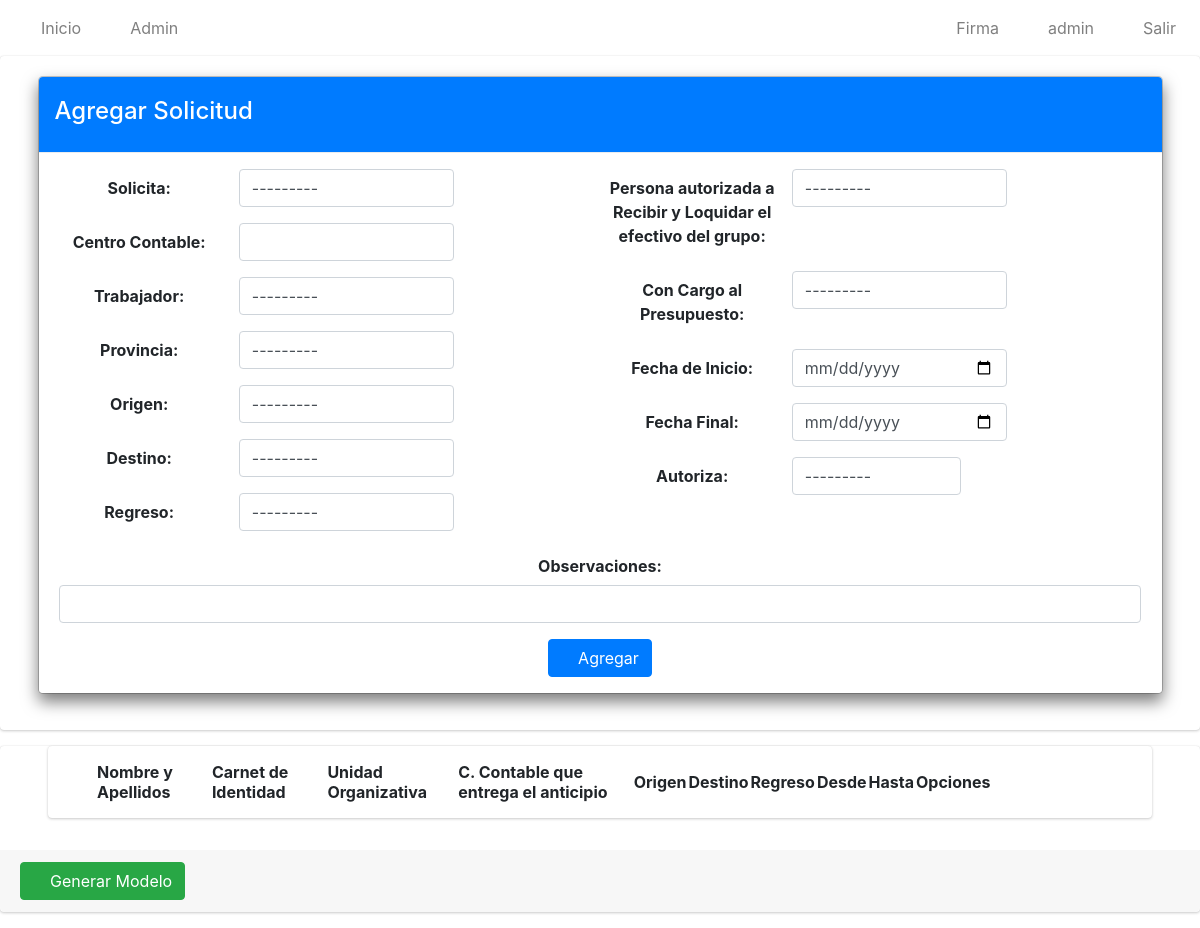
Before: /crear_solicitud/ (signed in) with the older database file.
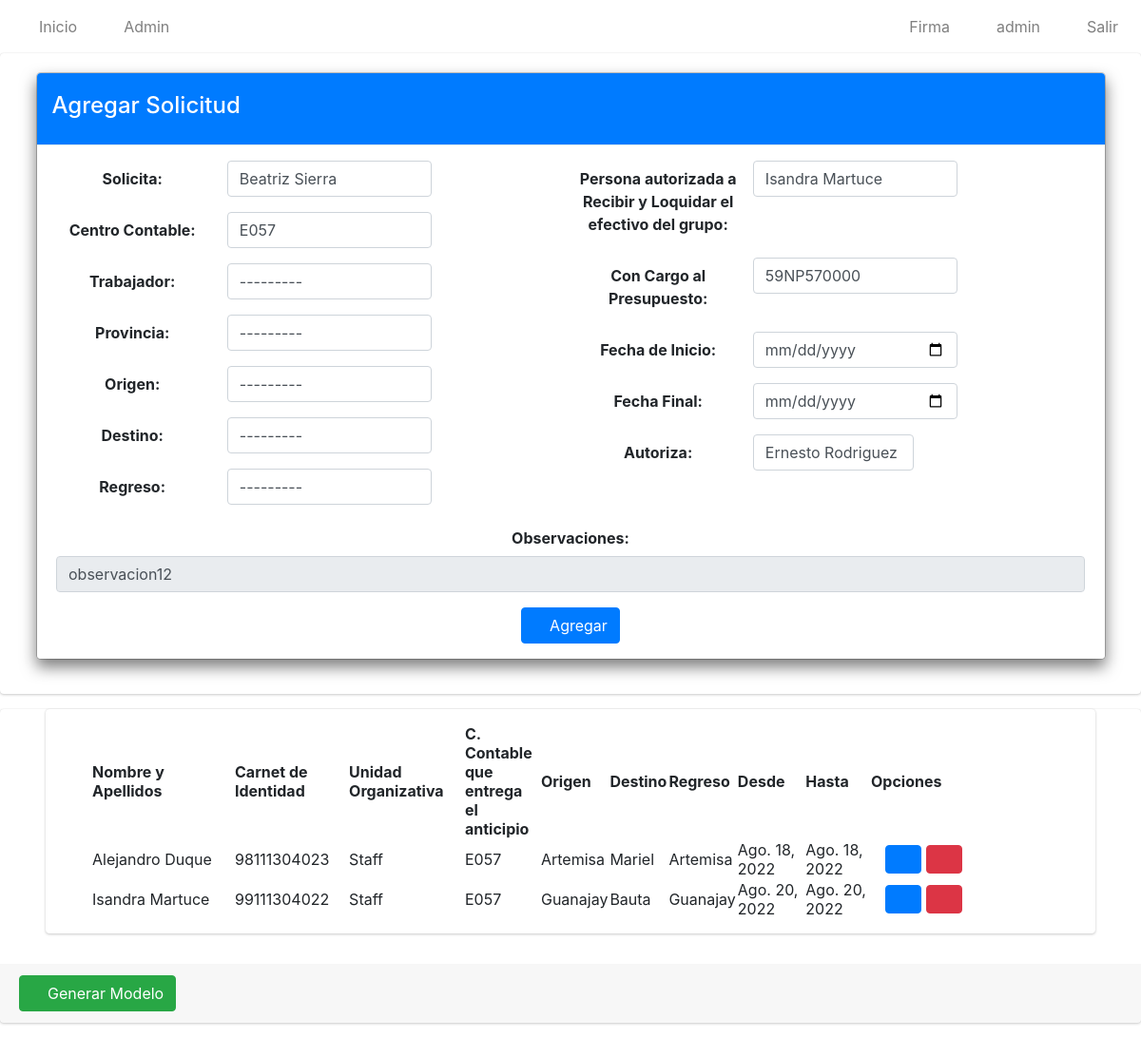
After: the same page with the newer database file.
### app/models.py (models this page shows, shortened)
class Solicitante(models.Model):
    usuario=models.ForeignKey(User, on_delete=models.CASCADE)
    permiso=models.CharField(max_length=100)
    unidad_organizativa=models.ForeignKey(Unidad_Organizativa, on_delete=models.CASCADE)
    def __str__(self):
        return self.usuario.first_name+' '+self.usuario.last_name

class Solicitud(models.Model):
    numero=models.IntegerField()
    solicitante=models.ForeignKey(Solicitante, on_delete=models.CASCADE)
    trabajador=models.ForeignKey(Trabajador, on_delete=models.CASCADE)
    unidad_organizativa=models.ForeignKey(Unidad_Organizativa, on_delete=models.CASCADE)
    c_contable=models.CharField(max_length=4)
    provincia=models.ForeignKey(Provincia, on_delete=models.CASCADE)
    origen=models.ForeignKey(Municipio, on_delete=models.CASCADE, related_name='municipio_origen')
    destino=models.ForeignKey(Municipio, on_delete=models.CASCADE, related_name='municipio_destino')
    regreso=models.ForeignKey(Municipio, on_delete=models.CASCADE, related_name='municipio_regreso')
    fecha_inicio=models.DateField()
    fecha_final=models.DateField()
    parleg=models.ForeignKey(PARLEG, on_delete=models.CASCADE)
    cargo_presupuesto=models.ForeignKey(Cargo_al_Presupuesto, on_delete=models.CASCADE)
    autoriza=models.ForeignKey(Autoriza, on_delete=models.CASCADE)
    estado=models.CharField(max_length=20)
    observaciones=models.CharField(max_length=500)
    class Meta:
        verbose_name="Solicitud"
        verbose_name_plural="Solicitudes"

class PARLEG(models.Model):
    trabajador=models.ForeignKey(Trabajador, on_delete=models.CASCADE)
    def __str__(self):
        return self.trabajador.usuario.first_name+' '+self.trabajador.usuario.last_name

class Trabajador(models.Model):
    usuario=models.OneToOneField(User, on_delete=models.CASCADE)
    ci=models.CharField(max_length=11, unique=True)
    def __str__(self):
            return self.usuario.first_name+' '+self.usuario.last_name
    class Meta:
        verbose_name = "Trabajador"
        verbose_name_plural = "Trabajadores"

class Cargo_al_Presupuesto(models.Model):
    cuenta=models.CharField(max_length=20)
    def __str__(self):
        return self.cuenta

class Autoriza(models.Model):
    usuario=models.OneToOneField(User, on_delete=models.CASCADE)
    def __str__(self):
        return self.usuario.first_name+' '+self.usuario.last_name

class Unidad_Organizativa(models.Model):
    nombre=models.CharField(max_length=100)
    def __str__(self):
        return self.nombre
    class Meta:
        verbose_name="Unidad Organizativa"
        verbose_name_plural="Unidades Organizativas"

class Municipio(models.Model):
    nombre=models.CharField(max_length=30)
    provincia=models.ForeignKey(Provincia, on_delete=models.CASCADE)
    def __str__(self):
        return self.nombre
    class Meta:
        verbose_name="Municipio"
        verbose_name_plural="Municipios"

### app/views.py (the view, shortened to what this page needs)
# urls.py: path('crear_solicitud/', SolicitudCreateView.as_view(), name='crear_solicitud'),
class SolicitudCreateView(CreateView):
    model=Solicitud
    form_class=SolicitudForm
    template_name='solicitudes/create.html'
    success_url=reverse_lazy('crear_solicitud')
    @method_decorator(permission_required('app.add_solicitud'))
    def dispatch(self, request, *args, **kwargs):
        return super().dispatch(request, *args, **kwargs)
    def get_context_data(self,  **kwargs):
        context = super().get_context_data(**kwargs)
        context['title'] = "Agregar Solicitud"
        context['action']='add'
        context['list_url']=reverse_lazy('solicitudes')
        lista=Solicitud.objects.all().filter(estado="StandBye")
        if len(lista)>0:
            context['solicitante'] = lista[0].solicitante
            context['cc'] = lista[0].c_contable
            context['parleg'] = lista[0].parleg
            context['cp'] = lista[0].cargo_presupuesto
            context['autoriza'] = lista[0].autoriza
            context['obs'] = lista[0].observaciones
        context['object_list'] = Solicitud.objects.all().filter(estado="StandBye")
        return context

### app/forms.py
class SolicitudForm(forms.ModelForm):
    class Meta:
        model = Solicitud
        fields = 'solicitante','trabajador','c_contable','provincia','origen','destino','regreso','fecha_inicio','fecha_final','parleg','cargo_presupuesto','autoriza','observaciones'

### app/models.py (called while the page is built)
    def __str__(self):
        return self.nombre

### app/templates/solicitudes/create.html (shortened to what the changed rows need)
{% extends 'base.html' %}
{% load crispy_forms_tags %}
{% load static %}
{% block content %}
<form action="" method="post" id="" enctype="multipart/form-data">
    <div class="card card-default">
        <div class="card-body ">
            <div class=" form-group form-card text-center">
                <div class="container">
                    <div class="modal-content">
                        <div class="modal-body">
                            <div class="row">
                                <div class="col-sm-6">
                                    {% if solicitante %}
                                    <div class="form-group row">
                                        <label class="col-sm-4 col-form-label">Solicita:</label>
                                            <div class="col-sm-5">
                                                <select name="solicitante" class="select form-control" required="" id="id_solicitante" value="1">
                                                      <option value="1">{{solicitante}}</option>
                                                    </select>
                                            </div>
                                    </div>
                                    {% else %}
                                    <div class="form-group row">
                                        <label class="col-sm-4 col-form-label">Solicita:</label>
                                            <div class="col-sm-5">
                                                {{form.solicitante}}
                                            </div>
                                    </div>
                                    {% endif %}
                                    {% if cc %}
                                    <div class="form-group row">
                                        <label class="col-sm-4 col-form-label">Centro Contable:</label>
                                            <div class="col-sm-5">
                                                <input type="text" name="c_contable" value={{cc}} maxlength="4" class="textinput textInput form-control" required="" id="id_c_contable">
                                            </div>
                                    </div>
                                    {% else %}
                                    <div class="form-group row">
                                        <label class="col-sm-4 col-form-label">Centro Contable:</label>
                                            <div class="col-sm-5">
                                                {{form.c_contable}}
                                            </div>
                                    </div>
                                    {% endif %}
                                </div>
                                <div class="col-sm-6">
                                    {% if parleg %}
                                    <div class="form-group row">
                                        <label class="col-sm-4 col-form-label">Persona autorizada a Recibir y Loquidar el efectivo del grupo:</label>
                                            <div class="col-sm-5">
                                                <select name="parleg" class="select form-control" required="" id="id_parleg">
                                                    <option value="3">{{parleg}}</option>
                                                  </select>
                                            </div>
                                    </div>
                                    {% else %}
                                    <div class="form-group row">
                                        <label class="col-sm-4 col-form-label">Persona autorizada a Recibir y Loquidar el efectivo del grupo:</label>
                                            <div class="col-sm-5">
                                                {{form.parleg}}
                                            </div>
                                    </div>
                                    {% endif %}
                                    {% if cp %}
                                    <div class="form-group row">
                                        <label class="col-sm-4 col-form-label">Con Cargo al Presupuesto:</label>
                                            <div class="col-sm-5">
                                                <select name="cargo_presupuesto" class="select form-control" required="" id="id_cargo_presupuesto">
                                                    <option value="2">{{cp}}</option>
                                                </select>
                                            </div>
                                    </div>
                                    {% else %}
                                    <div class="form-group row">
                                        <label class="col-sm-4 col-form-label">Con Cargo al Presupuesto:</label>
                                            <div class="col-sm-5">
                                                {{form.cargo_presupuesto}}
                                            </div>
                                    </div>
                                    {% endif %}
                                    {% if autoriza %}
                                    <div class="form-group row">
                                        <label class="col-sm-4 col-form-label">Autoriza:</label>
				                            <div class="col-sm-4">
                                                <select name="autoriza" class="select form-control" required="" id="id_autoriza">
                                                  <option value="1">{{autoriza}}</option>
                                                </select>
                                            </div>
			                        </div>
                                    {% else %}
                                    <div class="form-group row">
                                        <label class="col-sm-4 col-form-label">Autoriza:</label>
				                            <div class="col-sm-4">
                                                {{form.autoriza}}
                                            </div>
			                        </div>
                                    {% endif %}
                                </div>
                            </div>
                            {% if obs %}
                            <div class="form-group row">
                                        <label class=" col-form-label">Observaciones:</label>
				                            <div class="">
                                                <input type="text" readonly name="observaciones" maxlength="500" class="textinput textInput form-control" required="" id="id_observaciones" value={{obs}}>
                                            </div>
			                        </div>
                            {% else %}
                            <div class="form-group row">
                                        <label class=" col-form-label">Observaciones:</label>
				                            <div class="">
                                                {{form.observaciones}}
                                            </div>
			                        </div>
                            {% endif %}
                    </div>
                </div>
                </div>
            </div>
        </div>
    </div>
</form>
    <div class=" card card-default">
        <div class="card card-body content-header mx-5 px-5">
            <table id="myTable" class="display" style="width: 100%;">
                <thead>
                    <tr>
                        <th>Nombre y Apellidos</th>
                        <th>Carnet de Identidad</th>
                        <th>Unidad Organizativa</th>
                        <th>C. Contable que entrega el anticipio</th>
                        <th>Origen</th>
                        <th>Destino</th>
                        <th>Regreso</th>
                        <th>Desde</th>
                        <th>Hasta</th>
                        <th  style="width: 5cm"; height="4cm";>Opciones</th>
                    </tr>
                </thead>
                <tbody>
                    {% for i in object_list %}
                    <tr>
                        <td style="width: 150px;">{{i.trabajador}}</td>
                        <td>{{i.trabajador.ci}}</td>
                        <td>{{i.unidad_organizativa}}</td>
                        <td style="width: 80px;">{{i.c_contable}}</td>
                        <td>{{i.origen}}</td>
                        <td>{{i.destino}}</td>
                        <td>{{i.regreso}}</td>
                        <td>{{i.fecha_inicio}}</td>
                        <td>{{i.fecha_final}}</td>
                        <td style="width: 5cm"; height="4cm"; class="ml-3 pl-3">
                            <a href="{% url 'solicitudEdit' i.id %}" type="button" class="btn btn-primary">
                                <i class="fas fa-edit"></i>
                            </a>
                            <a href="#" onclick="eliminarSolicitud({{i.id}})" type="button" class="btn btn-danger">
                                <i class="fas fa-times-circle"></i>
                            </a>
                        </td>
                    </tr>
                    {% endfor %}
                </tbody>
            </table>
        </div>
    </div>
{% endblock %}

Changed rows visible on the page:
now on this page (row unchanged): Solicitante: solicitante "Beatriz Sierra"
added Solicitud: c_contable "E057", observaciones "observacion12", trabajador "Alejandro Duque", trabajador.ci "98111304023", unidad_organizativa "Staff", origen "Artemisa", destino "Mariel", regreso "Artemisa", fecha_inicio "Ago. 18, 2022", fecha_final "Ago. 18, 2022"
now on this page (row unchanged): PARLEG: parleg "Isandra Martuce"
now on this page (row unchanged): Cargo_al_Presupuesto: cargo_presupuesto "59NP570000"
now on this page (row unchanged): Autoriza: autoriza "Ernesto Rodriguez"
added Solicitud: trabajador "Isandra Martuce", trabajador.ci "99111304022", unidad_organizativa "Staff", c_contable "E057", origen "Guanajay", destino "Bauta", regreso "Guanajay", fecha_inicio "Ago. 20, 2022", fecha_final "Ago. 20, 2022"
Other visible differences:
form field solicitante: "---------" → (not shown)
form field parleg: "---------" → (not shown)
form field cargo_presupuesto: "---------" → (not shown)
form field autoriza: "---------" → (not shown)
